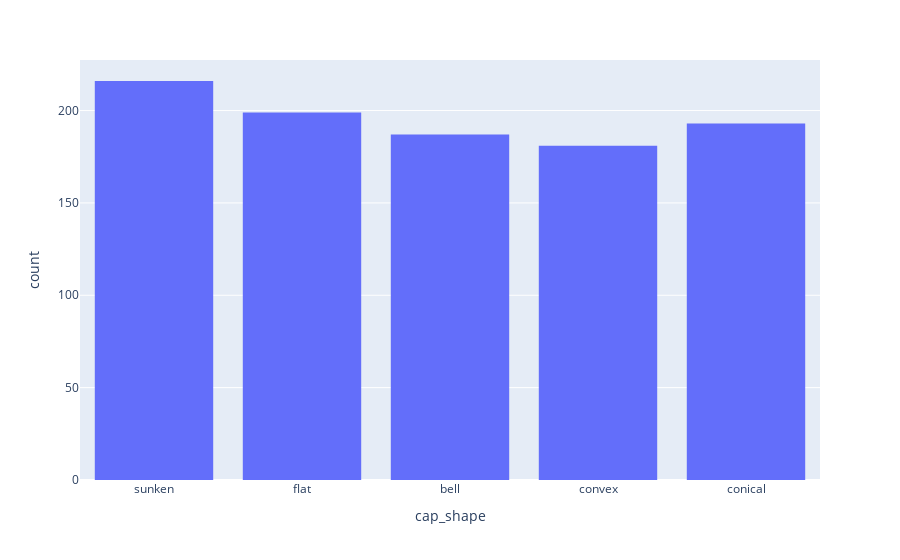
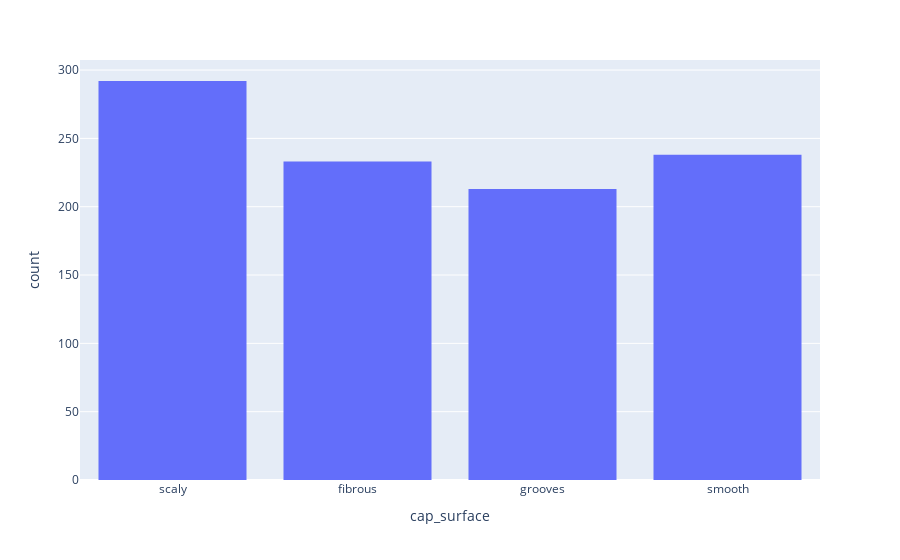
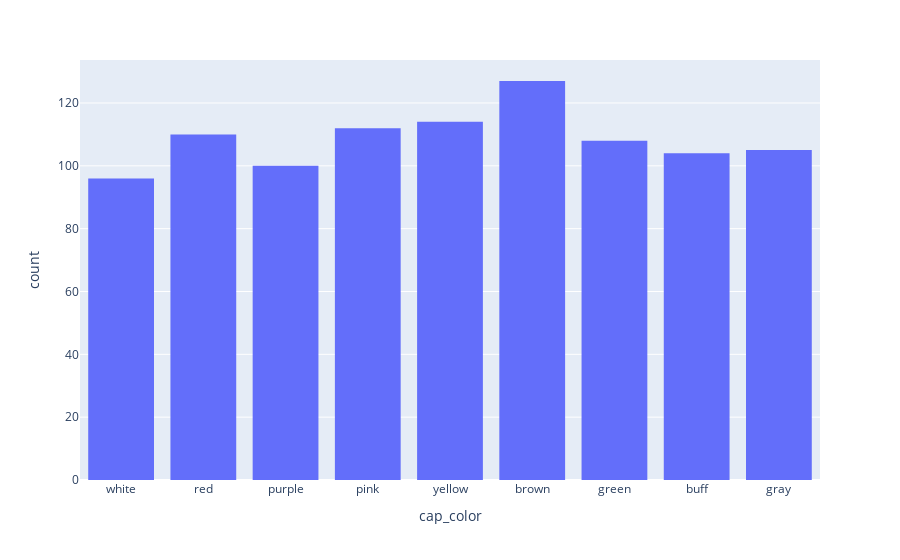
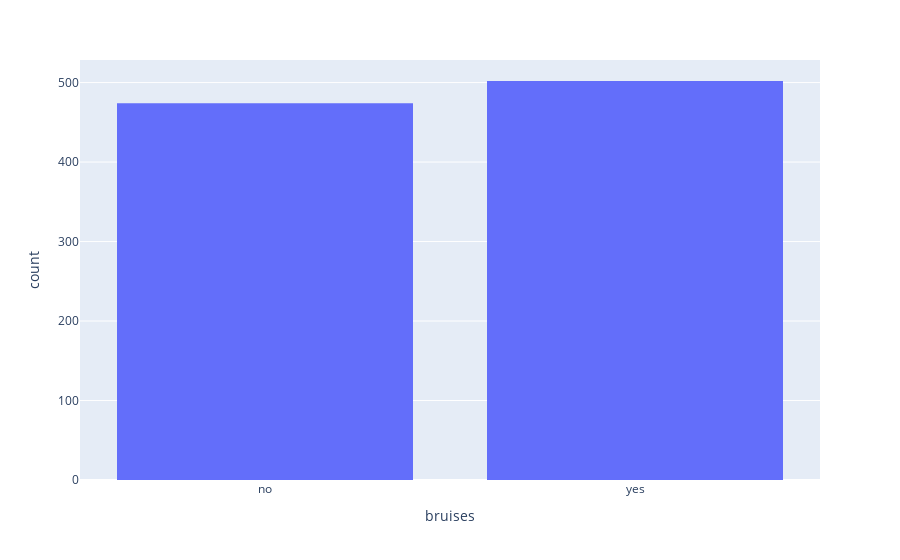

The cell these charts' notebook holds for them, in order:
### Code cell
for column in data.columns:
  if data[column].dtype == 'object':
    fig = px.histogram(data, x=column)
    fig.show()

### Figure 1 — Plotly figure (JSON) as saved in the notebook; plotly's stock layout.template omitted (floating-point values rounded to 4 significant figures; data arrays with more than 128 entries replaced by an {"elided": "..."} marker saying what was removed)
{"data": [{"alignmentgroup": "True", "bingroup": "x", "hovertemplate": "cap_shape=%{x}<br>count=%{y}<extra></extra>", "legendgroup": "", "marker": {"color": "#636efa", "pattern": {"shape": ""}}, "name": "", "offsetgroup": "", "orientation": "v", "showlegend": false, "type": "histogram", "x": {"elided": "976 str values"}, "xaxis": "x", "yaxis": "y"}], "layout": {"barmode": "relative", "legend": {"tracegroupgap": 0}, "margin": {"t": 60}, "xaxis": {"anchor": "y", "domain": [0, 1], "title": {"text": "cap_shape"}}, "yaxis": {"anchor": "x", "domain": [0, 1], "title": {"text": "count"}}}}

### Figure 2 — Plotly figure (JSON) as saved in the notebook; plotly's stock layout.template omitted (floating-point values rounded to 4 significant figures; data arrays with more than 128 entries replaced by an {"elided": "..."} marker saying what was removed)
{"data": [{"alignmentgroup": "True", "bingroup": "x", "hovertemplate": "cap_surface=%{x}<br>count=%{y}<extra></extra>", "legendgroup": "", "marker": {"color": "#636efa", "pattern": {"shape": ""}}, "name": "", "offsetgroup": "", "orientation": "v", "showlegend": false, "type": "histogram", "x": {"elided": "976 str values"}, "xaxis": "x", "yaxis": "y"}], "layout": {"barmode": "relative", "legend": {"tracegroupgap": 0}, "margin": {"t": 60}, "xaxis": {"anchor": "y", "domain": [0, 1], "title": {"text": "cap_surface"}}, "yaxis": {"anchor": "x", "domain": [0, 1], "title": {"text": "count"}}}}

### Figure 3 — Plotly figure (JSON) as saved in the notebook; plotly's stock layout.template omitted (floating-point values rounded to 4 significant figures; data arrays with more than 128 entries replaced by an {"elided": "..."} marker saying what was removed)
{"data": [{"alignmentgroup": "True", "bingroup": "x", "hovertemplate": "cap_color=%{x}<br>count=%{y}<extra></extra>", "legendgroup": "", "marker": {"color": "#636efa", "pattern": {"shape": ""}}, "name": "", "offsetgroup": "", "orientation": "v", "showlegend": false, "type": "histogram", "x": {"elided": "976 str values"}, "xaxis": "x", "yaxis": "y"}], "layout": {"barmode": "relative", "legend": {"tracegroupgap": 0}, "margin": {"t": 60}, "xaxis": {"anchor": "y", "domain": [0, 1], "title": {"text": "cap_color"}}, "yaxis": {"anchor": "x", "domain": [0, 1], "title": {"text": "count"}}}}

### Figure 4 — Plotly figure (JSON) as saved in the notebook; plotly's stock layout.template omitted (floating-point values rounded to 4 significant figures; data arrays with more than 128 entries replaced by an {"elided": "..."} marker saying what was removed)
{"data": [{"alignmentgroup": "True", "bingroup": "x", "hovertemplate": "bruises=%{x}<br>count=%{y}<extra></extra>", "legendgroup": "", "marker": {"color": "#636efa", "pattern": {"shape": ""}}, "name": "", "offsetgroup": "", "orientation": "v", "showlegend": false, "type": "histogram", "x": {"elided": "976 str values"}, "xaxis": "x", "yaxis": "y"}], "layout": {"barmode": "relative", "legend": {"tracegroupgap": 0}, "margin": {"t": 60}, "xaxis": {"anchor": "y", "domain": [0, 1], "title": {"text": "bruises"}}, "yaxis": {"anchor": "x", "domain": [0, 1], "title": {"text": "count"}}}}
